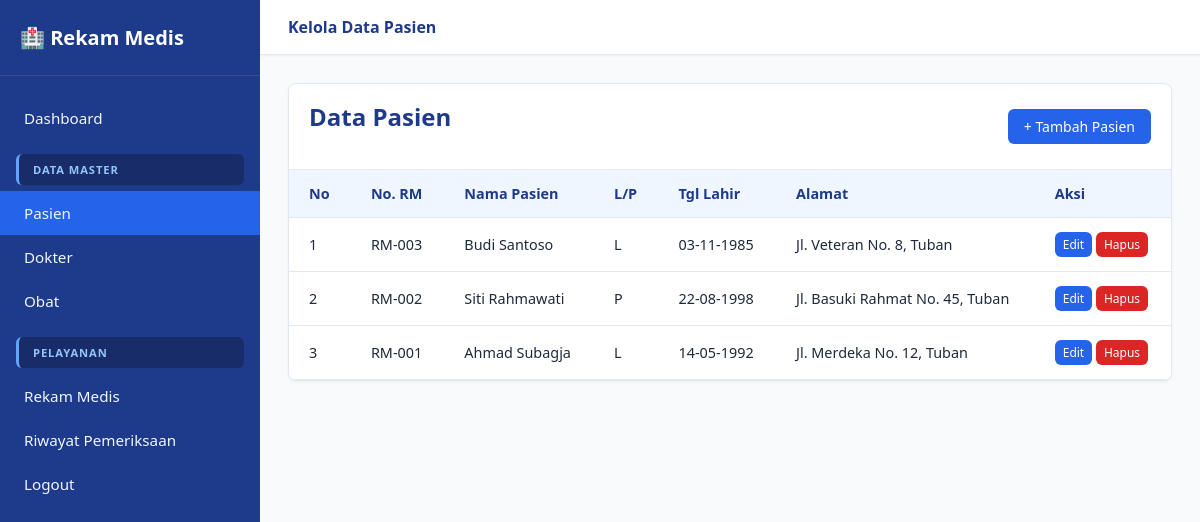
Screenshot of /pasien/index.php with the database file from the repository.
### tables this page shows
CREATE TABLE IF NOT EXISTS pasien (
    id_pasien INT AUTO_INCREMENT PRIMARY KEY,
    no_rm VARCHAR(20) NOT NULL,
    nama_pasien VARCHAR(100) NOT NULL,
    jenis_kelamin ENUM('L', 'P') NOT NULL,
    tanggal_lahir DATE NOT NULL,
    alamat TEXT NOT NULL
);

### pasien/index.php (the view, shortened to what this page needs)
<?php
require_once '../koneksi.php';
$query = mysqli_query($koneksi, "SELECT * FROM pasien ORDER BY id_pasien DESC");
?>
<!DOCTYPE html>
<html lang="id">
<head>
    <link rel="stylesheet" href="../assets/css/style.css">
</head>
<body>
    <aside class="sidebar" id="sidebar">
        <div class="sidebar-header">🏥 Rekam Medis</div>
        <ul class="sidebar-menu">
            <li><a href="../dashboard.php">Dashboard</a></li>
            <div class="menu-category">Data Master</div>
            <li><a href="index.php" class="active">Pasien</a></li>
            <li><a href="../dokter/index.php">Dokter</a></li>
            <li><a href="../obat/index.php">Obat</a></li>
            <div class="menu-category">Pelayanan</div>
            <li><a href="../rekam_medis/index.php">Rekam Medis</a></li>
            <li><a href="../riwayat/index.php">Riwayat Pemeriksaan</a></li>
            <li><a href="../logout.php">Logout</a></li>
        </ul>
    </aside>
    <div class="main-content">
        <nav class="navbar">
            <div style="font-weight: 600; color: #1E3A8A;">Kelola Data Pasien</div>
        </nav>
        <main class="container">
            <div class="table-container">
                <div class="table-header">
                    <h2>Data Pasien</h2>
                    <a href="tambah.php" class="btn btn-primary">+ Tambah Pasien</a>
                </div>
                <table>
                    <thead>
                        <tr>
                            <th>No</th>
                            <th>No. RM</th>
                            <th>Nama Pasien</th>
                            <th>L/P</th>
                            <th>Tgl Lahir</th>
                            <th>Alamat</th>
                            <th>Aksi</th>
                        </tr>
                    </thead>
                    <tbody>
                        <?php $no = 1; while ($row = mysqli_fetch_assoc($query)): ?>
                        <tr>
                            <td><?= $no++; ?></td>
                            <td><?= htmlspecialchars($row['no_rm']); ?></td>
                            <td><?= htmlspecialchars($row['nama_pasien']); ?></td>
                            <td><?= $row['jenis_kelamin']; ?></td>
                            <td><?= date('d-m-Y', strtotime($row['tanggal_lahir'])); ?></td>
                            <td><?= htmlspecialchars($row['alamat']); ?></td>
                            <td>
                                <a href="edit.php?id=<?= $row['id_pasien']; ?>" class="btn btn-primary" style="padding: 4px 8px; font-size: 0.75rem;">Edit</a>
                                <button onclick="konfirmasiHapus('hapus.php?id=<?= $row['id_pasien']; ?>')" class="btn btn-danger" style="padding: 4px 8px; font-size: 0.75rem;">Hapus</button>
                            </td>
                        </tr>
                        <?php endwhile; ?>
                    </tbody>
                </table>
            </div>
        </main>
    </div>
</body>
</html>

### assets/css/style.css (style rules this page uses)
* { margin: 0; padding: 0; box-sizing: border-box; font-family: 'Segoe UI', Tahoma, Geneva, Verdana, sans-serif; }
body { background-color: #F8FAFC; color: #1E293B; display: flex; min-height: 100vh; }
.sidebar { width: 260px; background-color: #1E3A8A; color: #FFFFFF; transition: all 0.3s ease; display: flex; flex-direction: column; position: fixed; height: 100vh; z-index: 1000; }
.sidebar-header { padding: 24px 20px; font-size: 1.25rem; font-weight: bold; border-bottom: 1px solid rgba(255, 255, 255, 0.1); display: flex; align-items: center; gap: 10px; }
.sidebar-menu { list-style: none; padding: 20px 0; flex-grow: 1; }
.sidebar-menu li a { display: flex; align-items: center; padding: 12px 24px; color: #EFF6FF; text-decoration: none; font-size: 0.95rem; transition: background 0.2s; }
.sidebar-menu li a:hover, .sidebar-menu li a.active { background-color: #2563EB; }
.menu-category { padding: 8px 14px; margin: 14px 16px 6px 16px; font-size: 0.7rem; text-transform: uppercase; color: #93C5FD; font-weight: 700; letter-spacing: 0.08em; background-color: rgba(0, 0, 0, 0.25); border-radius: 6px; border-left: 3px solid #60A5FA; cursor: default; user-select: none; }
.main-content { margin-left: 260px; flex: 1; display: flex; flex-direction: column; min-width: 0; }
.navbar { background-color: #FFFFFF; padding: 16px 28px; display: flex; justify-content: space-between; align-items: center; box-shadow: 0 1px 3px rgba(0, 0, 0, 0.05); border-bottom: 1px solid #E2E8F0; }
.container { padding: 28px; }
h2 { color: #1E3A8A; margin-bottom: 20px; font-size: 1.5rem; }
.table-container { background: #FFFFFF; border-radius: 8px; border: 1px solid #E2E8F0; box-shadow: 0 1px 3px rgba(0, 0, 0, 0.05); overflow-x: auto; }
.btn { display: inline-block; padding: 8px 16px; border-radius: 6px; text-decoration: none; font-size: 0.875rem; font-weight: 500; cursor: pointer; border: none; transition: opacity 0.2s; }
.btn-primary { background-color: #2563EB; color: #FFFFFF; }
.btn-danger { background-color: #DC2626; color: #FFFFFF; }
.table-header { padding: 16px 20px; display: flex; justify-content: space-between; align-items: center; border-bottom: 1px solid #E2E8F0; }
table { width: 100%; border-collapse: collapse; text-align: left; }
th, td { padding: 14px 20px; border-bottom: 1px solid #E2E8F0; font-size: 0.9rem; }
th { background-color: #EFF6FF; color: #1E3A8A; font-weight: 600; }

### rows the page displays
pasien: no_rm "RM-003", nama_pasien "Budi Santoso", jenis_kelamin "L", tanggal_lahir "03-11-1985", alamat "Jl. Veteran No. 8, Tuban"
pasien: no_rm "RM-002", nama_pasien "Siti Rahmawati", jenis_kelamin "P", tanggal_lahir "22-08-1998", alamat "Jl. Basuki Rahmat No. 45, Tuban"
pasien: no_rm "RM-001", nama_pasien "Ahmad Subagja", jenis_kelamin "L", tanggal_lahir "14-05-1992", alamat "Jl. Merdeka No. 12, Tuban"
